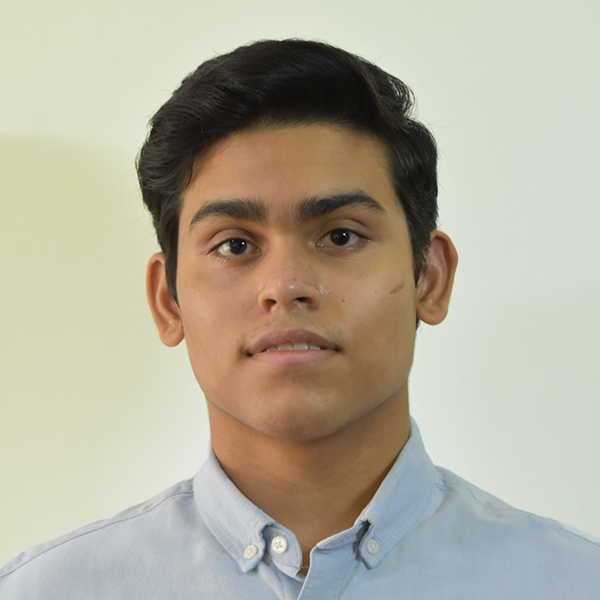
#> input picture avisa1.jpg, 600 x 600 px; the run also reads 1 picture not shown here
$ python overlayer.py
#> lines starting #> are read from the running program, lines starting #| are printed output that depends on the picture; after the words box and inside, x2 and y2 are one past the last pixel; in counts of white or black regions, pixels touching at a corner belong together
import cv2
import numpy as np

def trial():
    TOLX = 10
    TOLY = 40
    frame = cv2.imread('avisa1.jpg')
    ex1, ex2, ey1, ey2 = 214, 274, 200, 360
    eyes = frame[ex1-TOLX:ex2+TOLX, ey1-TOLY:ey2+TOLY]
    #eye2 = frame[214:274, 300:360]

    glass = cv2.imread('glasses2.png')
    glass2 = cv2.resize(glass, dsize=(ey2-ey1 + TOLY*2, ex2-ex1 + TOLX*2))

    result = cv2.addWeighted(glass2, 0.1, eyes, 0.5, 0)

    frame[ex1 - TOLX:ex2 + TOLX, ey1 - TOLY:ey2 + TOLY] = result

    cv2.imshow("Eyes", frame)
    cv2.waitKey(0)
    cv2.destroyAllWindows()


def overlayer():
    TOLX = 10
    TOLY = 40
    glass = cv2.imread('glasses_overlay.png')
    face_cascade = cv2.CascadeClassifier(
        "/usr/share/opencv4/haarcascades/haarcascade_frontalface_default.xml"
    )
    eye_cascade = cv2.CascadeClassifier(
        "/usr/share/opencv4/haarcascades/haarcascade_eye.xml"
    )

    frame = cv2.imread('avisa1.jpg')
#> frame is the input picture: shape (600, 600, 3); mean B, G, R 156.1, 173.8, 178.8

    # convert to grayscale
    gray = cv2.cvtColor(frame, cv2.COLOR_BGR2GRAY)
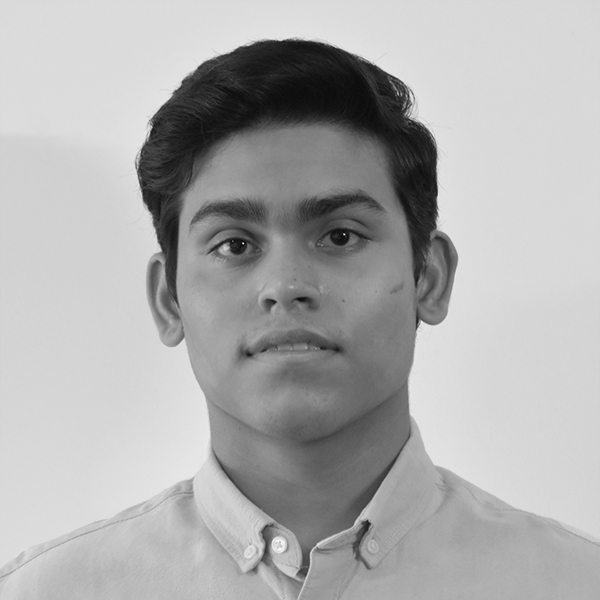
#> gray: shape (600, 600); min 0, max 254, mean 173.3
    # detect faces
    faces = face_cascade.detectMultiScale(gray, 1.3, 5)
#> faces = [[145, 124, 293, 293]]

    for (x, y, w, h) in faces:
        cv2.rectangle(frame, (x, y), (x + w, y + h), (255, 0, 0), 2)
        roi_gray = gray[y: y + h, x: x + w]
        roi_color = frame[y: y + h, x: x + w]
        eyes = eye_cascade.detectMultiScale(roi_gray)
        for (ex, ey, ew, eh) in eyes:
            # try to put glasses instead of rectangle
            glass2 = cv2.resize(glass, dsize=(ew, eh))
            eyes = frame[ex - TOLX:ew + TOLX, ey - TOLY:eh + TOLY]
            result = cv2.addWeighted(glass2, 0.1, eyes, 0.5, 0)
            # frame[ey:ey + eh, ex:ex + (ew*2)] = glass2
            frame[ex:ex + ew, ey:ey + eh] = result
            cv2.rectangle(
                roi_color, (ex, ey), (ex + ew, ey + eh), (0, 255, 0), 2
            )
            break
#> this loop made 1 pass
#> pass 1, in overlayer, `roi_gray = gray[y: y + h, x: x + w]`:
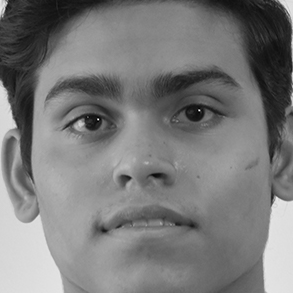
#> roi_gray: shape (293, 293); min 0, max 254, mean 122.2
#> pass 1, in overlayer, `roi_color = frame[y: y + h, x: x + w]`:
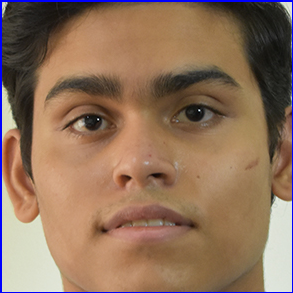
#> roi_color: shape (293, 293, 3); mean B, G, R 91.6, 113.8, 143.2
#> after the loop:
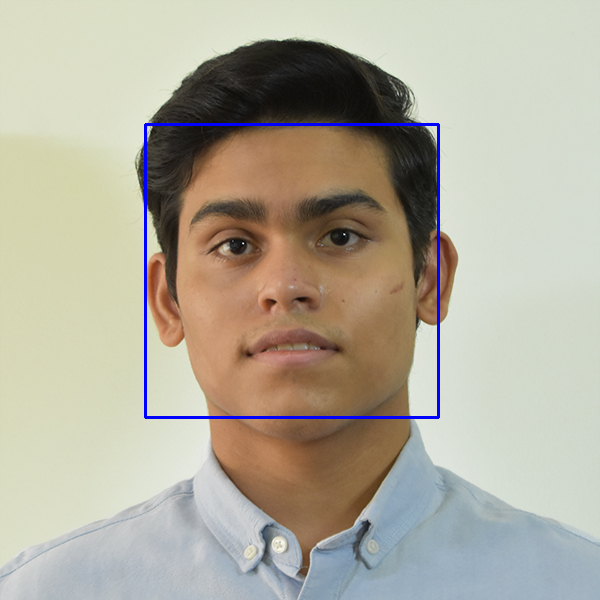
#> frame: shape (600, 600, 3); 0.98% of pixels changed, all inside (x1, y1, x2, y2) = (144, 123, 440, 419)
#> after the loop: glass2: shape (38, 38, 3); every value is 0
    # display the frame
    cv2.imshow("Filter", frame)
    cv2.waitKey(0)
    cv2.destroyAllWindows()
    #
    # if cv2.waitKey(25) & 0xFF == ord('q'):
    #     break

#> (the run stopped early here; a loop or call above may not have finished)
